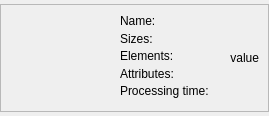
<?xml version="1.0" encoding="UTF-8"?>
<ui version="4.0">
 <class>ThumbWidget</class>
 <widget class="QWidget" name="ThumbWidget">
  <property name="geometry">
   <rect>
    <x>0</x>
    <y>0</y>
    <width>269</width>
    <height>116</height>
   </rect>
  </property>
  <property name="sizePolicy">
   <sizepolicy hsizetype="Preferred" vsizetype="Fixed">
    <horstretch>0</horstretch>
    <verstretch>0</verstretch>
   </sizepolicy>
  </property>
  <property name="windowTitle">
   <string notr="true">Form</string>
  </property>
  <layout class="QVBoxLayout" name="verticalLayout">
   <property name="margin">
    <number>0</number>
   </property>
   <item>
    <widget class="QFrame" name="frame">
     <property name="sizePolicy">
      <sizepolicy hsizetype="Preferred" vsizetype="Fixed">
       <horstretch>0</horstretch>
       <verstretch>0</verstretch>
      </sizepolicy>
     </property>
     <property name="frameShape">
      <enum>QFrame::StyledPanel</enum>
     </property>
     <property name="frameShadow">
      <enum>QFrame::Raised</enum>
     </property>
     <layout class="QVBoxLayout" name="verticalLayout_2">
      <item>
       <layout class="QGridLayout" name="gridLayout">
        <property name="verticalSpacing">
         <number>-1</number>
        </property>
        <item row="0" column="0" rowspan="3">
         <widget class="IconsWidget" name="iconsWidget" native="true">
          <property name="minimumSize">
           <size>
            <width>100</width>
            <height>0</height>
           </size>
          </property>
          <property name="maximumSize">
           <size>
            <width>200</width>
            <height>100</height>
           </size>
          </property>
         </widget>
        </item>
        <item row="0" column="1" rowspan="3">
         <widget class="QLabel" name="label">
          <property name="sizePolicy">
           <sizepolicy hsizetype="Preferred" vsizetype="Fixed">
            <horstretch>0</horstretch>
            <verstretch>0</verstretch>
           </sizepolicy>
          </property>
          <property name="text">
           <string>&lt;html&gt;&lt;head/&gt;&lt;body&gt;&lt;p style=&quot;line-height:125%&quot;&gt;Name:&lt;br/&gt;Sizes:&lt;br/&gt;Elements:&lt;br/&gt;Attributes:&lt;br/&gt;Processing time:&lt;/p&gt;&lt;/body&gt;&lt;/html&gt;</string>
          </property>
          <property name="textInteractionFlags">
           <set>Qt::LinksAccessibleByMouse|Qt::TextSelectableByMouse</set>
          </property>
         </widget>
        </item>
        <item row="0" column="2" rowspan="3">
         <widget class="QLabel" name="lblValues">
          <property name="sizePolicy">
           <sizepolicy hsizetype="Fixed" vsizetype="Fixed">
            <horstretch>0</horstretch>
            <verstretch>0</verstretch>
           </sizepolicy>
          </property>
          <property name="text">
           <string notr="true">value</string>
          </property>
          <property name="alignment">
           <set>Qt::AlignRight|Qt::AlignTrailing|Qt::AlignVCenter</set>
          </property>
          <property name="indent">
           <number>0</number>
          </property>
          <property name="textInteractionFlags">
           <set>Qt::LinksAccessibleByMouse|Qt::TextSelectableByMouse</set>
          </property>
         </widget>
        </item>
       </layout>
      </item>
     </layout>
    </widget>
   </item>
  </layout>
 </widget>
 <customwidgets>
  <customwidget>
   <class>IconsWidget</class>
   <extends>QWidget</extends>
   <header>src/iconswidget.h</header>
   <container>1</container>
  </customwidget>
 </customwidgets>
 <resources/>
 <connections/>
</ui>
